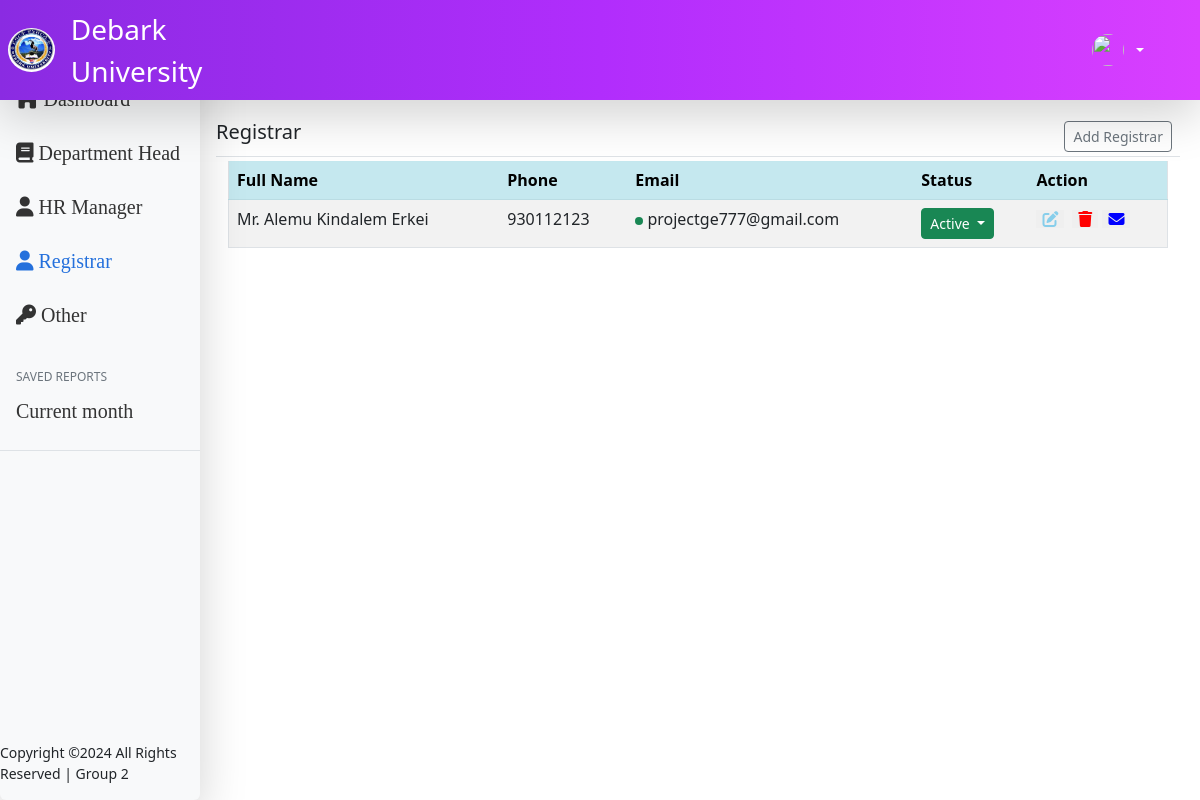
/admin/addRegistrar.php (signed in), run on the app's committed database.
### tables this page shows
CREATE TABLE `account` (
  `Department` varchar(100) DEFAULT NULL,
  `user_id` varchar(21) NOT NULL,
  `user_type` varchar(21) NOT NULL,
  `title` varchar(20) DEFAULT NULL,
  `fname` varchar(24) NOT NULL,
  `lname` varchar(23) NOT NULL,
  `gname` varchar(24) NOT NULL,
  `phone` int(25) NOT NULL,
  `email` varchar(27) NOT NULL,
  `email_stat` int(5) DEFAULT NULL,
  `photo` varchar(255) DEFAULT NULL,
  `user_name` varchar(24) NOT NULL,
  `password` varchar(100) NOT NULL,
  `status` int(5) NOT NULL DEFAULT 1
);

### admin/addRegistrar.php (the view, shortened to what this page needs)
<?php
include "mainHeader.php";
$fetch = $pdo->prepare('SELECT * FROM account WHERE  user_type=:teach ');
$fetch->bindValue(':teach', 'Registrar');
$fetch->execute();
$cat = $fetch->fetchAll(PDO::FETCH_ASSOC);
?>
<html lang="en">
<head>
</head>
<body>
  <div class="d-flex justify-content-between flex-wrap flex-md-nowrap align-items-center pt-1 pb-1 mb-1 border-bottom">
    <h5 class="h5">Registrar</h5>
    <div class="btn-toolbar mb-2 mb-md-0">
      <div class="btn-group me-2">
        <button type="button" class="btn btn-sm btn-outline-secondary" data-bs-toggle="modal" data-bs-target="#invmodal"> Add Registrar </button>
      </div>
    </div>
  </div>
  <div class="table table-bordered table-striped">
    <div class="container">
      <table class="table table-striped table-hover container table-hover">
        <tr class="table-info">
          <th class="table-info">Full Name</th>
          <th class="table-info">Phone</th>
          <th class="table-info">Email </th>
          <th class="table-info">Status </th>
          <th class="table-info" style="width: auto;"> Action </th>
        </tr>
        <tbody>
          <?php foreach ($cat as $ca) :
          ?>
            <tr class="">
              <td><?php echo $ca['title'] . ' ' . $ca['fname'] . ' ' . $ca['lname'] . ' ' . $ca['gname'] ?></td>
              <td><?php echo $ca['phone'] ?></td>
              <td>
                <?php if( $ca['email_stat'] == 1):?>
                  <span title="Email has been sent" class="d-inline-block bg-success rounded-circle p-1"></span>
                <?php endif;?>
                <?php echo $ca['email'] ?>
              </td>
              <?php if ($ca['status'] == 1) :  ?>
                <td>
                  <div class="dropdown">
                    <button class="btn btn-success btn-sm dropdown-toggle" type="button" id="<?php echo $ca['user_id']; ?>" data-bs-toggle="dropdown" aria-expanded="false">
                         Active
                    </button>
                  </div>
                </td>
              <?php endif; ?>
              <td>
                <button type="button" title="Edit" class="rugant fa  fa-edit border-0" value="<?php echo $ca['user_id']; ?>" style="color:skyblue;margin-right:3%;" data-bs-toggle="modal" data-bs-target="#staticBackdrop"></button>
              <button type="submit" title="Delete" id="user_delete" name="qdelete" value="<?php echo $ca['user_id'] ?>" class='border-0 fa fa-trash' style='color:red'></button>
                <button type="button" title="Resend Confirmation" id="send_again" class="border-0 rugant fa  fa-envelope" value="<?php echo $ca['user_id']; ?>" style="color:blue;margin-right:3%;"></button>
              </td>
            </tr>
          <?php endforeach;
          ?>
        </tbody>
      </table>
    </div>
  </div>
  </div>
      <div class="position-fixed bottom-0 end-0 p-3" style="z-index: 11">
    </div>
</body>
</html>

### admin/css/sidebars.css (style rules this page uses)
.dropdown-toggle { outline: 0; }

### admin/css/dashboard.css (style rules this page uses)
body { font-size: .875rem; }

### data on the page
account: title "Mr.", fname "Alemu", lname "Kindalem", gname "Erkei", phone "930112123", email_stat 1 (drawn), email "projectge777@gmail.com"
